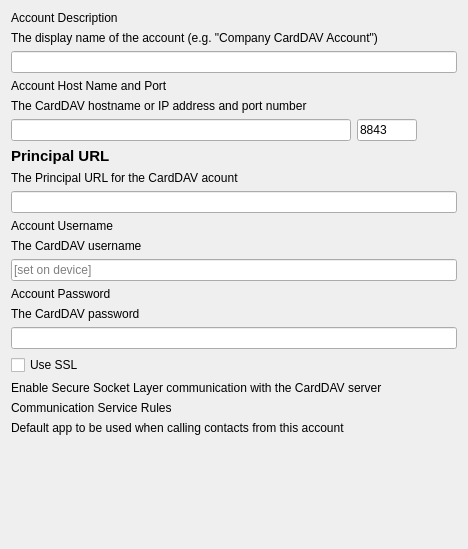
<?xml version="1.0" encoding="UTF-8"?>
<ui version="4.0">
 <class>ContactsForm</class>
 <widget class="QWidget" name="ContactsForm">
  <property name="geometry">
   <rect>
    <x>0</x>
    <y>0</y>
    <width>468</width>
    <height>549</height>
   </rect>
  </property>
  <property name="windowTitle">
   <string>Form</string>
  </property>
  <layout class="QGridLayout" name="gridLayout">
   <item row="0" column="0">
    <widget class="QLabel" name="label">
     <property name="text">
      <string>Account Description</string>
     </property>
    </widget>
   </item>
   <item row="12" column="0">
    <widget class="QLabel" name="label_4">
     <property name="text">
      <string>Account Password</string>
     </property>
    </widget>
   </item>
   <item row="16" column="0">
    <widget class="QLabel" name="lTip_label_9">
     <property name="text">
      <string>Enable Secure Socket Layer communication with the CardDAV server</string>
     </property>
    </widget>
   </item>
   <item row="15" column="0">
    <widget class="QCheckBox" name="ssl">
     <property name="text">
      <string>Use SSL</string>
     </property>
    </widget>
   </item>
   <item row="14" column="0">
    <widget class="QLineEdit" name="password">
     <property name="echoMode">
      <enum>QLineEdit::Password</enum>
     </property>
    </widget>
   </item>
   <item row="1" column="0">
    <widget class="QLabel" name="lTip_label_2">
     <property name="text">
      <string>The display name of the account (e.g. &quot;Company CardDAV Account&quot;)</string>
     </property>
    </widget>
   </item>
   <item row="11" column="0">
    <widget class="QLineEdit" name="username">
     <property name="placeholderText">
      <string>[set on device]</string>
     </property>
    </widget>
   </item>
   <item row="17" column="0">
    <widget class="QLabel" name="labelCommunicationServiceRules">
     <property name="text">
      <string>Communication Service Rules</string>
     </property>
    </widget>
   </item>
   <item row="20" column="0">
    <spacer name="verticalSpacer">
     <property name="orientation">
      <enum>Qt::Vertical</enum>
     </property>
     <property name="sizeHint" stdset="0">
      <size>
       <width>20</width>
       <height>40</height>
      </size>
     </property>
    </spacer>
   </item>
   <item row="9" column="0">
    <widget class="QLabel" name="label_7">
     <property name="text">
      <string>Account Username</string>
     </property>
    </widget>
   </item>
   <item row="10" column="0">
    <widget class="QLabel" name="lTip_label_8">
     <property name="text">
      <string>The CardDAV username</string>
     </property>
    </widget>
   </item>
   <item row="5" column="0">
    <layout class="QHBoxLayout" name="horizontalLayout">
     <item>
      <widget class="QLineEdit" name="host">
       <property name="sizePolicy">
        <sizepolicy hsizetype="Expanding" vsizetype="Fixed">
         <horstretch>2</horstretch>
         <verstretch>0</verstretch>
        </sizepolicy>
       </property>
       <property name="placeholderText">
        <string/>
       </property>
      </widget>
     </item>
     <item>
      <widget class="QLineEdit" name="port">
       <property name="sizePolicy">
        <sizepolicy hsizetype="Fixed" vsizetype="Fixed">
         <horstretch>0</horstretch>
         <verstretch>0</verstretch>
        </sizepolicy>
       </property>
       <property name="maximumSize">
        <size>
         <width>60</width>
         <height>16777215</height>
        </size>
       </property>
       <property name="text">
        <string>8843</string>
       </property>
       <property name="maxLength">
        <number>5</number>
       </property>
      </widget>
     </item>
     <item>
      <spacer name="horizontalSpacer">
       <property name="orientation">
        <enum>Qt::Horizontal</enum>
       </property>
       <property name="sizeHint" stdset="0">
        <size>
         <width>40</width>
         <height>20</height>
        </size>
       </property>
      </spacer>
     </item>
    </layout>
   </item>
   <item row="3" column="0">
    <widget class="QLabel" name="label_3">
     <property name="text">
      <string>Account Host Name and Port</string>
     </property>
    </widget>
   </item>
   <item row="4" column="0">
    <widget class="QLabel" name="lTip_abel_4">
     <property name="text">
      <string>The CardDAV hostname or IP address and port number</string>
     </property>
    </widget>
   </item>
   <item row="2" column="0">
    <widget class="QLineEdit" name="accountDescription">
     <property name="text">
      <string/>
     </property>
    </widget>
   </item>
   <item row="6" column="0">
    <widget class="QLabel" name="label_5">
     <property name="font">
      <font>
       <pointsize>11</pointsize>
       <weight>75</weight>
       <bold>true</bold>
      </font>
     </property>
     <property name="text">
      <string>Principal URL</string>
     </property>
    </widget>
   </item>
   <item row="8" column="0">
    <widget class="QLineEdit" name="url"/>
   </item>
   <item row="18" column="0">
    <widget class="QLabel" name="lTipCommunicationServiceRules">
     <property name="text">
      <string>Default app to be used when calling contacts from this account</string>
     </property>
    </widget>
   </item>
   <item row="7" column="0">
    <widget class="QLabel" name="lTip_label_6">
     <property name="text">
      <string>The Principal URL for the CardDAV acount</string>
     </property>
    </widget>
   </item>
   <item row="13" column="0">
    <widget class="QLabel" name="lTip_label_7">
     <property name="text">
      <string>The CardDAV password</string>
     </property>
    </widget>
   </item>
   <item row="19" column="0">
    <widget class="AppPickerWidget" name="widgetCommunicationServiceRules" native="true"/>
   </item>
  </layout>
 </widget>
 <customwidgets>
  <customwidget>
   <class>AppPickerWidget</class>
   <extends>QWidget</extends>
   <header>FWAdminLib/Configurator/AppPickerWidget.h</header>
   <container>1</container>
  </customwidget>
 </customwidgets>
 <resources/>
 <connections/>
</ui>
